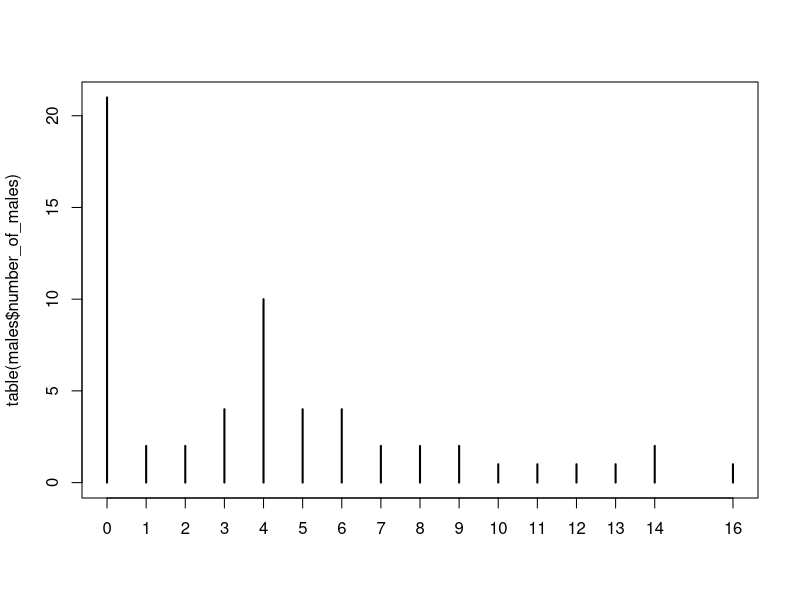
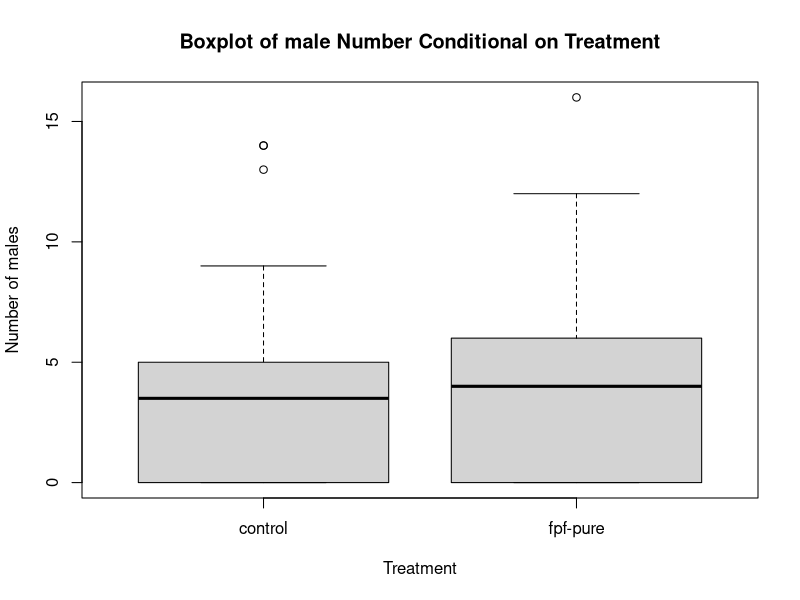
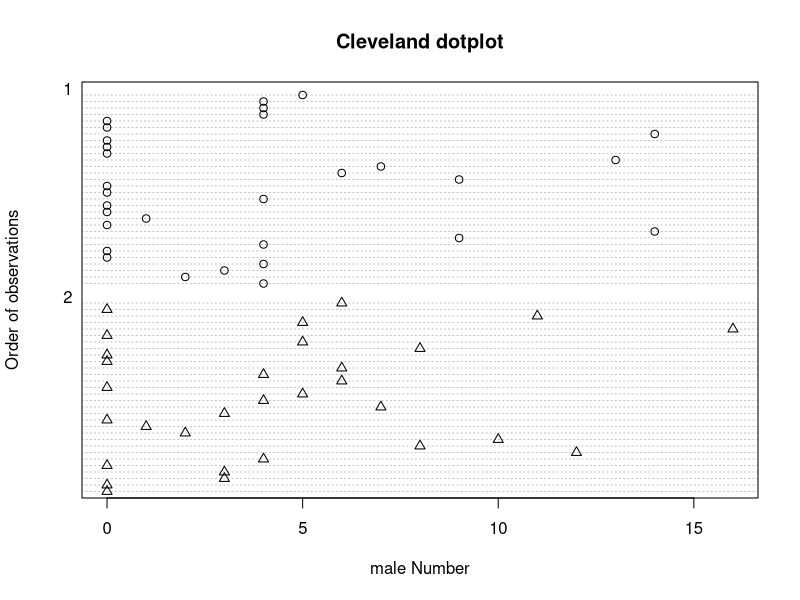
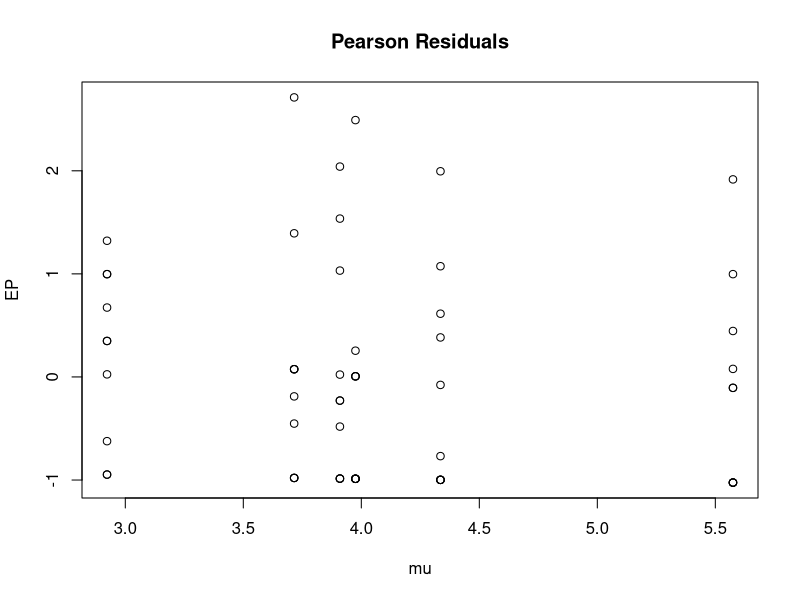
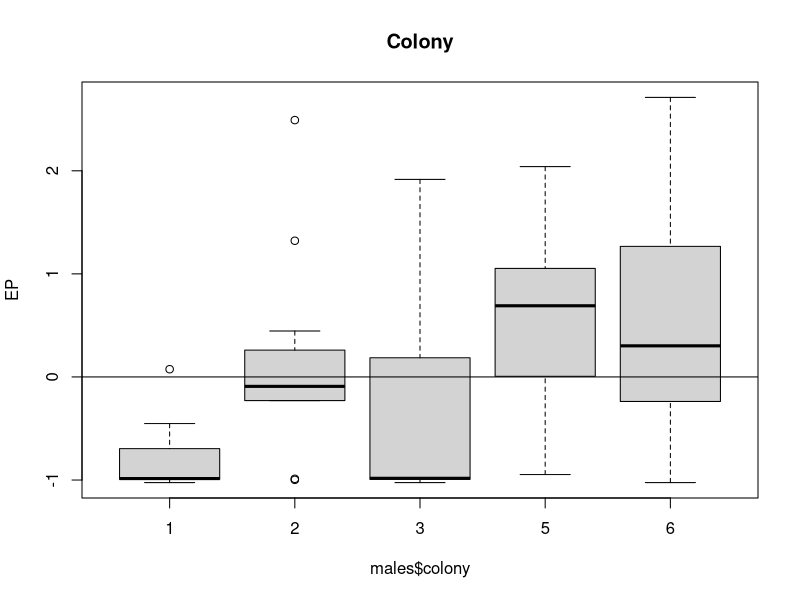
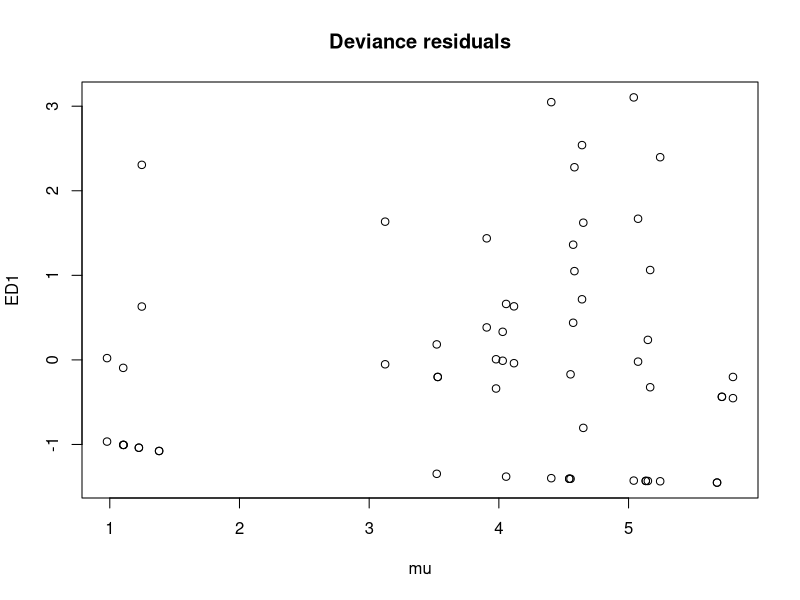
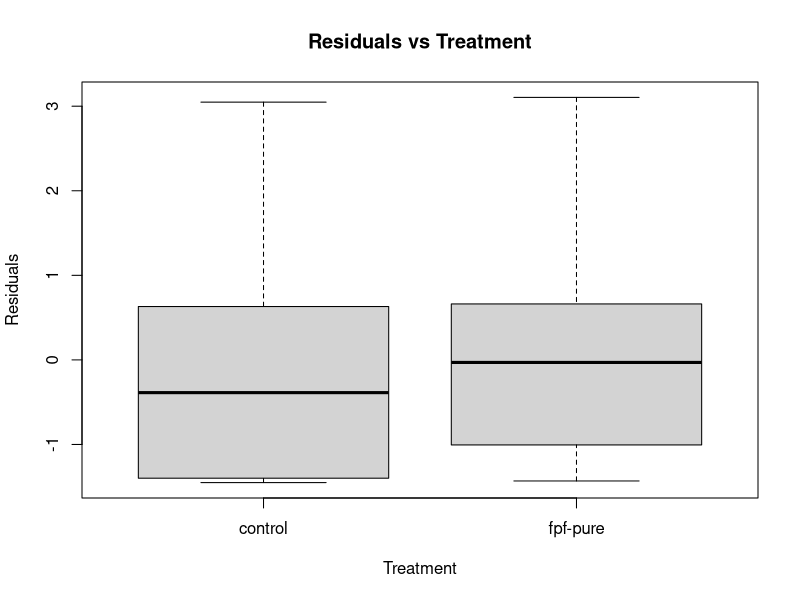
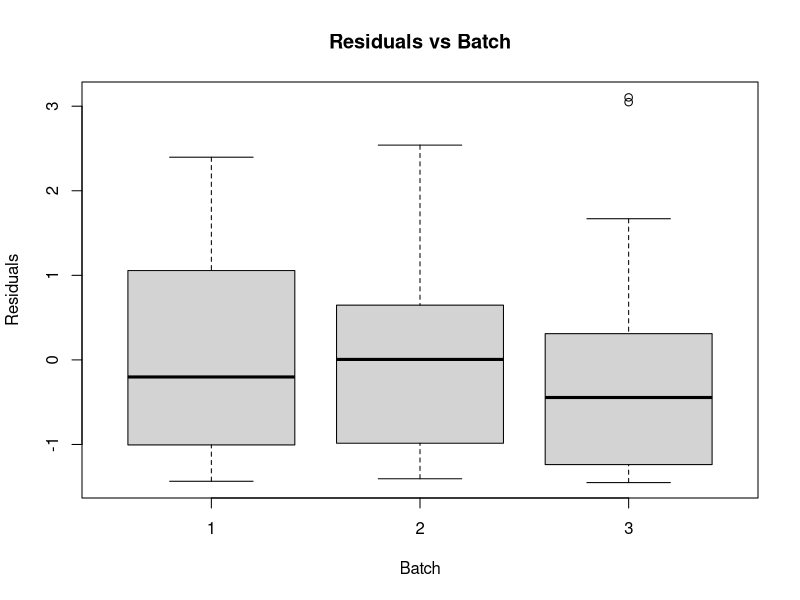

These charts were generated, in order, by the following R code:
## ---- chunk 1
knitr::opts_chunk$set(echo = FALSE, message = FALSE, warning = FALSE)
## ---- chunk 2
males <- read.csv("input/number_of_males.csv")

males$batch <- as.factor(males$batch)
males$colony <- as.factor(males$colony)
males$treatment <- as.factor(males$treatment)

males$number_of_males <- as.numeric(males$number_of_males)
## ---- chunk 3
plot(table(males$number_of_males))
## ---- chunk 4
boxplot(number_of_males ~ treatment,
        varwidth = TRUE, xlab = "Treatment",
        main = "Boxplot of male Number Conditional on Treatment", 
        ylab = "Number of males", data = males)

males$clevelandcode <- factor(
ifelse(males$treatment == "control",
1,
2))

males$clevelandcode <- as.numeric(males$clevelandcode)


dotchart(males$number_of_males,
         groups = factor(males$clevelandcode),
         ylab = "Order of observations",
         xlab = "male Number", main = "Cleveland dotplot", pch = males$clevelandcode)
## ---- chunk 5
library(glmmTMB)

M1 <- glmmTMB(number_of_males ~ treatment * batch,
              data = males,
              ziformula=~1,
              family = poisson)

M2 <- glmmTMB(number_of_males ~ treatment * batch,
              data = males,
              ziformula=~1,
              family = "nbinom2",)

anova(M1,M2)
## ---- chunk 6
library(glmmTMB)

M_TMB_nbinom2 <- glmmTMB(number_of_males ~ treatment * batch,
              data = males,
              family = "nbinom2")


M_TMB_nbinom1 <- update(M_TMB_nbinom2,family=nbinom1)
M_TMB_poisson <- update(M_TMB_nbinom2,family=poisson)

dispfun <- function(m) {
    r <- residuals(m,type="pearson")
    n <- df.residual(m)
    dsq <- sum(r^2)
    c(dsq=dsq,n=n,disp=dsq/n)
}

options(digits=2)

sapply(list(pois=M_TMB_poisson,nb2=M_TMB_nbinom2,nb1=M_TMB_nbinom1),dispfun)
## ---- chunk 7
library(pscl)

Zip1 <- zeroinfl(number_of_males ~ treatment * batch | 1, dist = "poisson",
                 link = "logit", data = males)

Zinb1 <- zeroinfl(number_of_males ~ treatment * batch | 1, dist = "negbin",
                 link = "logit", data = males)

library(lmtest)
lrtest(Zip1,Zinb1)

EP <- residuals(Zinb1, type = "pearson")

mu <- predict(Zinb1, type = "response")

plot(x = mu, y = EP, main = "Pearson Residuals")

boxplot(EP ~ males$colony, main = "Colony")
abline(0, 0)
## ---- chunk 8
M3 <- glmmTMB(number_of_males ~ treatment * batch,
              data = males,
              ziformula=~1,
              family = "nbinom2",
              REML = TRUE)


M4 <- glmmTMB(number_of_males ~ treatment * batch + (1 | colony),
              data = males,
              ziformula=~1,
              family = "nbinom2",
              REML = TRUE)

# again I don't understand why lrtest isn't performing boundary correction. Divide by 2
# for random intercept vs no random intercept model. 
lrtest(M3, M4)
anova(M3, M4)
## ---- chunk 9
# with colony
M5 <- glmmTMB(number_of_males ~ treatment * batch + (1 | colony),
              data = males,
              ziformula=~1,
              family = "nbinom2",
              REML = FALSE)

M5a <- glmmTMB(number_of_males ~ treatment + batch + (1 | colony),
              data = males,
              ziformula=~1,
              family = "nbinom2",
              REML = FALSE)

anova(M5, M5a)

# removed interaction. M5a reference.

# remove batch
M5b <- glmmTMB(number_of_males ~ treatment + (1 | colony),
              data = males,
              ziformula=~1,
              family = "nbinom2",
              REML = FALSE)

anova(M5a, M5b)

# remove treatment
M5c <- glmmTMB(number_of_males ~ batch + (1 | colony),
              data = males,
              ziformula=~1,
              family = "nbinom2",
              REML = FALSE)

anova(M5a, M5c)
## ---- chunk 10
M5a <- glmmTMB(number_of_males ~ treatment + batch + (1 | colony),
              data = males,
              ziformula=~1,
              family = "nbinom2",
              REML = TRUE)

summary(M5a)
## ---- chunk 11
ED1 <- resid(M5a, type = "pearson")

mu <- predict(M5a, type = "response")

plot(x = mu, y = ED1, main = "Deviance residuals")

boxplot(ED1 ~ treatment,
        varwidth = TRUE, xlab = "Treatment",
        main = "Residuals vs Treatment", 
        ylab = "Residuals", data = males)

boxplot(ED1 ~ batch,
        varwidth = TRUE, xlab = "Batch",
        main = "Residuals vs Batch", 
        ylab = "Residuals", data = males)
## ---- chunk 12
newdat <- expand.grid(treatment=levels(males$treatment), batch=levels(males$batch), colony="1")

newdat$pred <- unlist(predict(M5a, newdata = newdat, type = "link", re.form = NA, se.fit = TRUE) [1])

newdat$SE <- unlist(predict(M5a, newdata = newdat, type = "link", re.form = NA, se.fit = TRUE) [2])

newdat$pred_resp <- exp(newdat$pred)

newdat$ci_lower <- exp(newdat$pred - (1.96*newdat$SE))

newdat$ci_upper <- exp(newdat$pred + (1.96*newdat$SE))

## ---- chunk 13
library(tidyverse)

batch_one_only <- newdat [newdat$batch == "1", ]

# ggplot
p1 <- ggplot(data = batch_one_only, aes(x = treatment, y = pred_resp, colour = as.factor(treatment))) + 
  
  geom_point(position = position_dodge(width = 0.75), size = 3) +
  
  geom_errorbar(aes(x = treatment,
                    ymin = ci_lower,
                    ymax = ci_upper,
                    colour = as.factor(treatment)),
                position = position_dodge(width = 0.75),
                width = 0.05, 
                size = 0.8) +
  
  geom_point(data = males,
             aes(x = treatment,
                 y = number_of_males,
                 colour = as.factor(treatment)),
             alpha = 0.4,
             position  = position_jitterdodge(),
             show.legend = FALSE) +
  
  theme_bw() +

  labs(y = "Number of Males", colour = "Treatment") +
    
  # theme(axis.text.x = element_text(angle = 90, vjust = 0.5, hjust=1)) +
    
  # ggtitle("Male Number") +
    
  theme(plot.title = element_text(hjust = 0.5), axis.title.x = element_blank()) +
  
  scale_color_manual(values = c("#117733", "#332288")) +
  
  ggtitle("Male Number") +
  
  theme(plot.title = element_text(hjust = 0.5, size = 36, face = "bold"),
        axis.title.x = element_blank(),
        axis.title.y = element_text(size=24, face = "bold"),
        legend.position = "none", 
        axis.text.x = element_text(size=24, color = "black", face = "bold"),
        axis.text.y = element_text(color = "black"),
        panel.grid = element_blank()) +
  
  annotate(geom = "text", x = 2.4, y = 0, label = "bolditalic('p')~bold('= 0.65')", fontface = 2, size = 6, parse = TRUE) +
  
  scale_x_discrete(labels = c("Control", "Flupyradifurone"))

p1
## ---- chunk 14
control_only <- newdat [newdat$treatment == "control", ]

p <- ggplot(data = control_only, aes(x = batch, y = pred_resp, colour = as.factor(batch))) + 
  
  geom_point(position = position_dodge(width = 0.75), size = 3) +
  
  geom_errorbar(aes(x = batch,
                    ymin = ci_lower,
                    ymax = ci_upper,
                    colour = as.factor(batch)),
                position = position_dodge(width = 0.75),
                width = 0.05, 
                size = 0.8) +
  
  geom_point(data = males,
             aes(x = batch,
                 y = number_of_males,
                 colour = as.factor(batch)),
             alpha = 0.4,
             position  = position_jitterdodge(),
             show.legend = FALSE) +
  
  theme_bw() +

  labs(y = "Number of Males", colour = "Batch") +
    
  # theme(axis.text.x = element_text(angle = 90, vjust = 0.5, hjust=1)) +
    
  ggtitle("Male Number") +
    
  theme(plot.title = element_text(hjust = 0.5), axis.title.x = element_blank()) +
  
  scale_color_manual(values = c("#88CCEE", "#CC6677", "#DDCC77")) +

  annotate(geom = "text", x = 3.4, y = 0, label = "bolditalic('p')~bold('= 0.59')", fontface = 2, size = 6, parse = TRUE) +
  
  scale_x_discrete(expand = c(0, 0.7))
  
p
## ---- chunk 15
pdf(file = "./treatment_boxplot.pdf",   # The directory you want to save the file in
  width = 8, # The width of the plot in inches
  height = 6) # The height of the plot in inches

p1

 dev.off()
 
 pdf(file = "./batch_boxplot.pdf",   # The directory you want to save the file in
  width = 8, # The width of the plot in inches
  height = 6) # The height of the plot in inches

p

 dev.off()
## ---- chunk 16
false_zeros_description_model <- glmmTMB(number_of_males ~ 1 + (1 | colony) + (1 | treatment) + (1 | batch),
                                          data = males,
                                          ziformula=~1,
                                          family = "nbinom2",
                                          REML = TRUE)

summary(false_zeros_description_model)

# probability of false zero
p_false_zero <- exp(-0.876)/ (1 + exp(-0.876))

# probability of anything but a false zero
p_not_false_zero <- 1 - (exp(-0.876)/ (1 + exp(-0.876)))

# probability of true zero
p_true_zero <- dnbinom(x = 0, size = 5.63, mu = exp(1.576))

p_not_true_zero <- 1 - dnbinom(x = 0, size = 5.63, mu = exp(1.576))

# should = 1
p_false_zero + (p_not_false_zero*p_true_zero) + (p_not_false_zero*p_not_true_zero)
